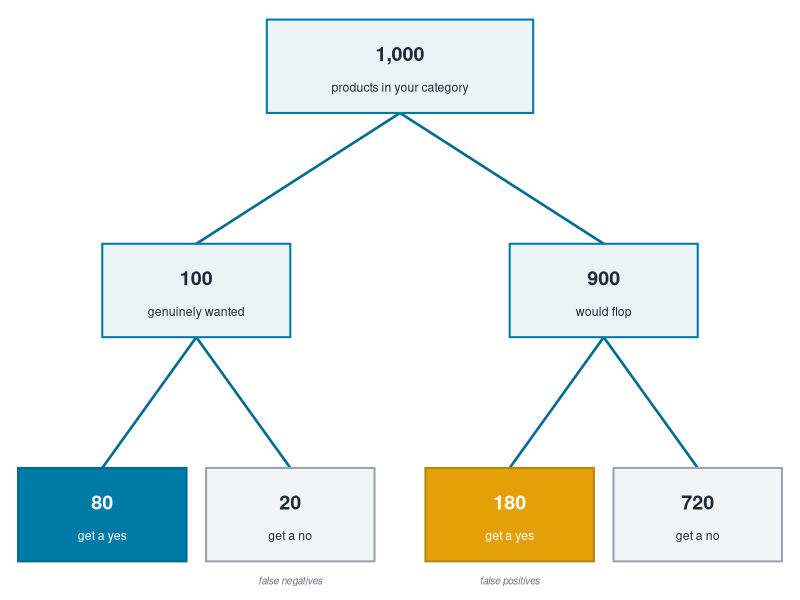
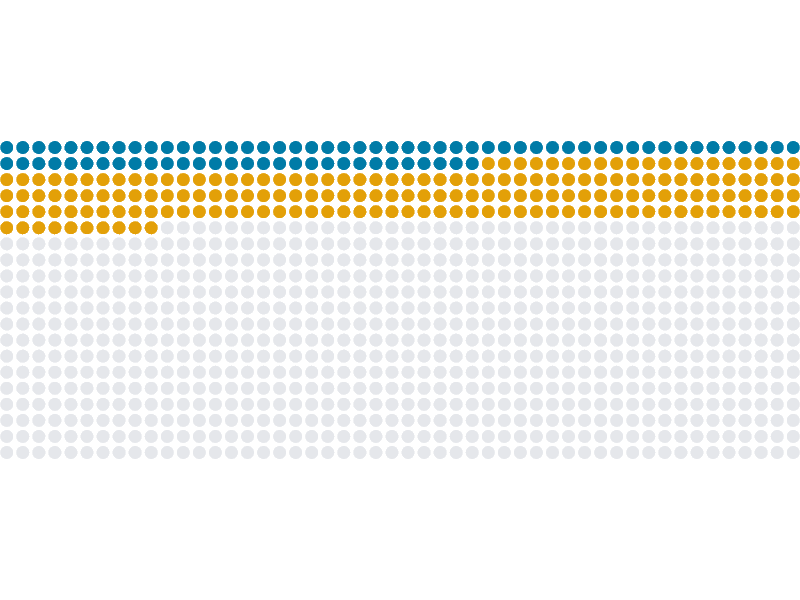

Reproduce these figures in R, in order.
## ---- chunk 1
#| label: fig-freq-tree
#| fig-cap: "A natural-frequency tree. Start with 1,000, split by the base rate (wanted vs. flop), then by the test (“yes” vs. “no”), and count. The two shaded boxes are the products that get a “yes.”"
#| echo: false
#| fig-width: 9
#| fig-height: 4.5
#| out-width: "760px"
library(ggplot2)
nodes <- data.frame(
  x = c(5, 2.4, 7.6, 1.2, 3.6, 6.4, 8.8),
  y = c(9, 6, 6, 3, 3, 3, 3),
  w = c(3.4, 2.4, 2.4, 2.15, 2.15, 2.15, 2.15),
  big = c("1,000", "100", "900", "80", "20", "180", "720"),
  small = c("products in your category", "genuinely wanted", "would flop",
            "get a yes", "get a no", "get a yes", "get a no"),
  fill = c("#EAF4F7", "#EAF4F7", "#EAF4F7", "#007BA7", "#F3F4F6", "#E3A008", "#F3F4F6"),
  txt = c("#1F2937", "#1F2937", "#1F2937", "white", "#1F2937", "white", "#1F2937"),
  brd = c("#007BA7", "#007BA7", "#007BA7", "#006B90", "#9CA3AF", "#B8860B", "#9CA3AF"),
  stringsAsFactors = FALSE
)
edges <- data.frame(
  x    = c(5, 5, 2.4, 2.4, 7.6, 7.6),
  y    = c(8.375, 8.375, 5.375, 5.375, 5.375, 5.375),
  xend = c(2.4, 7.6, 1.2, 3.6, 6.4, 8.8),
  yend = c(6.625, 6.625, 3.625, 3.625, 3.625, 3.625)
)
ggplot() +
  geom_segment(data = edges, aes(x = x, y = y, xend = xend, yend = yend),
               color = "#006B90", linewidth = 0.9) +
  geom_tile(data = nodes, aes(x = x, y = y, width = w, height = 1.25, fill = fill),
            color = nodes$brd, linewidth = 0.7) +
  scale_fill_identity() +
  geom_text(data = nodes, aes(x = x, y = y + 0.17, label = big),
            color = nodes$txt, fontface = 2, size = 5) +
  geom_text(data = nodes, aes(x = x, y = y - 0.28, label = small),
            color = nodes$txt, size = 3.1) +
  annotate("text", x = c(3.6, 6.4), y = 2.12,
           label = c("false negatives", "false positives"),
           color = "#6B7280", size = 2.5, fontface = 3) +
  scale_x_continuous(expand = expansion(mult = 0.02)) +
  scale_y_continuous(expand = expansion(mult = 0.03)) +
  theme_void() + theme(plot.margin = margin(2, 2, 2, 2))
## ---- chunk 2
#| label: fig-icon-array
#| fig-cap: "The same 1,000 products. A “yes” lights up 260 of them, but only the 80 blue dots are genuinely wanted; the 180 gold are flops that passed anyway. Among the dots that got a “yes,” gold outnumbers blue more than two to one."
#| echo: false
#| fig-width: 10
#| fig-height: 4
#| out-width: "620px"
library(ggplot2)
library(ggforce)
cols <- 50; rows <- 20
d <- data.frame(
  x = rep(seq_len(cols), times = rows),
  y = rep(rev(seq_len(rows)), each = cols),
  cat = c(rep("good_yes", 80), rep("flop_yes", 180), rep("got_no", 740))
)
pal <- c(good_yes = "#007BA7", flop_yes = "#E3A008", got_no = "#E5E7EB")
ggplot(d) +
  geom_circle(aes(x0 = x, y0 = y, r = 0.42, fill = cat), color = "white", linewidth = 0.15) +
  scale_fill_manual(values = pal, guide = "none") +
  coord_fixed(expand = FALSE) +
  theme_void() + theme(plot.margin = margin(0, 0, 0, 0))
